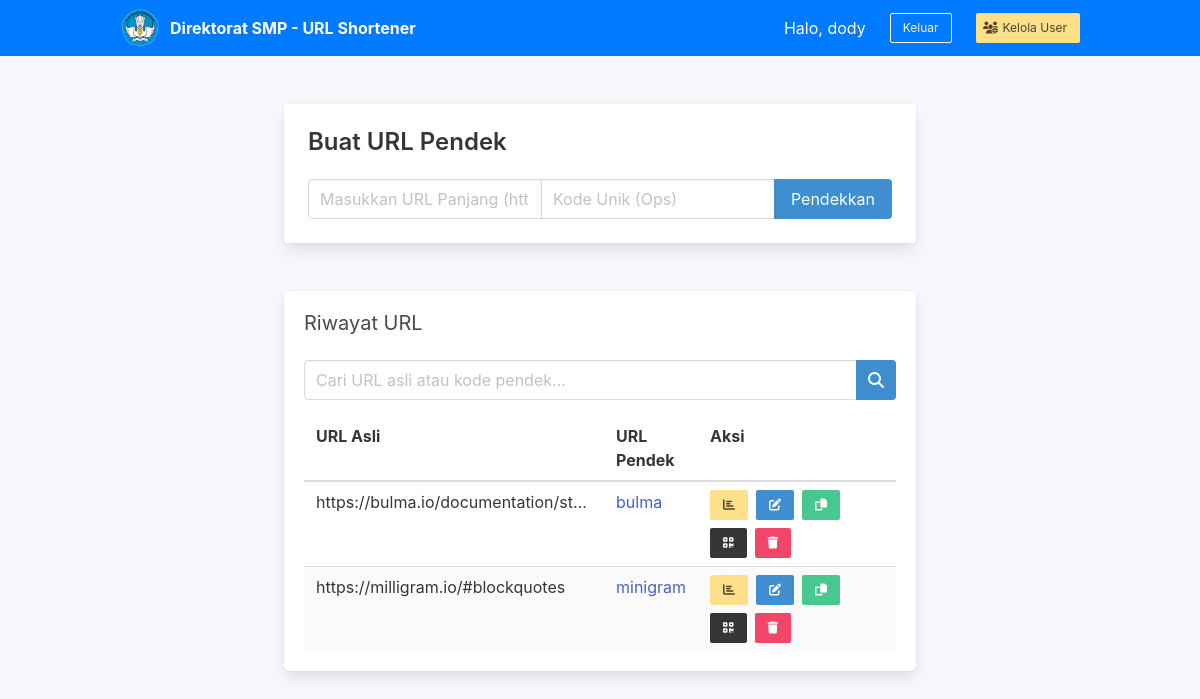
The app's page /admin (signed in), older data.
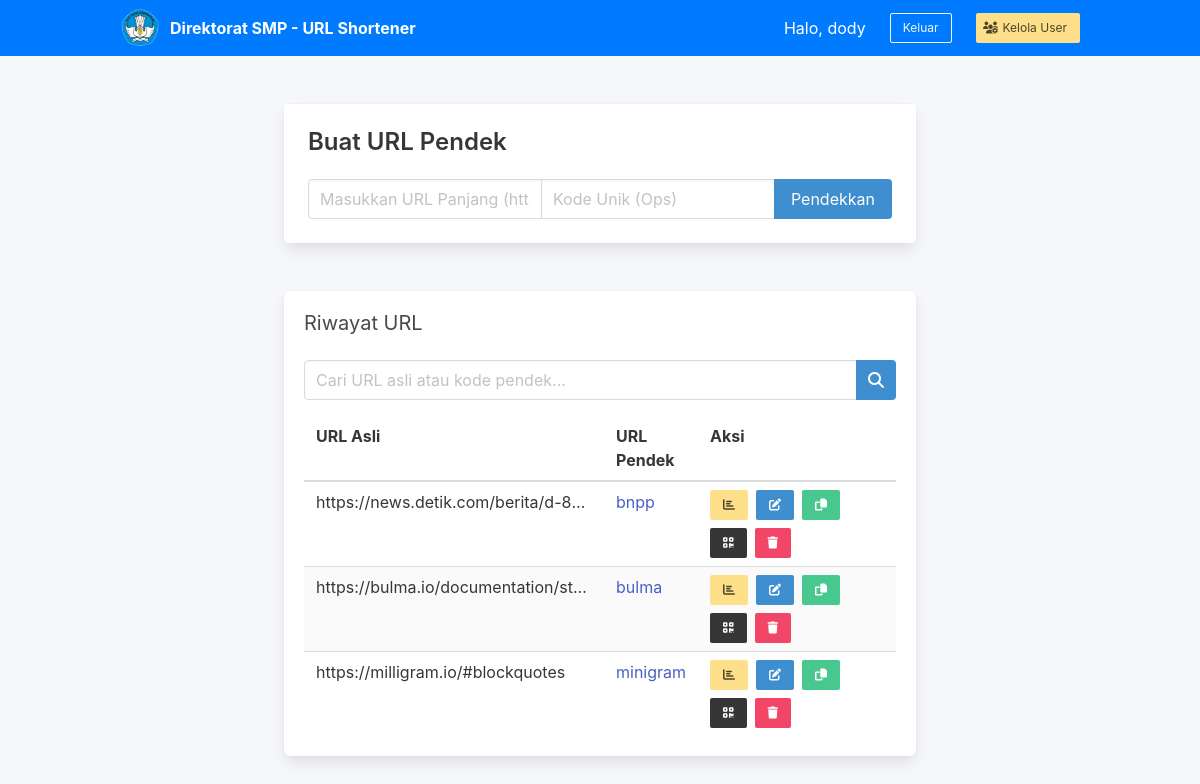
The same page, newer data.
### tables this page shows
CREATE TABLE urls (
            id INTEGER PRIMARY KEY AUTOINCREMENT,
            long_url TEXT NOT NULL,
            short_code VARCHAR(50) NOT NULL UNIQUE,
            created_at TIMESTAMP DEFAULT CURRENT_TIMESTAMP,
            user_id INTEGER DEFAULT 1
        );

### index.php (the view, shortened to what this page needs)
<?php
$dbType = 'sqlite';
$dbHost = 'localhost';
$dbName = 'url_shortener';
$dbUser = 'root';
$dbPass = '';
$dbPort = '';
$appTitle = 'Direktorat SMP - URL Shortener';
$appLogo = 'logo.png';
$appLang = 'id';
$enableIndexes = true;
$enableDailySummary = true;
function __($key) {
    global $appLang;
    static $translations = null;
    if ($translations === null) {
        $translations = getTranslations();
    }
    return $translations[$appLang][$key] ?? ($translations['en'][$key] ?? $key);
}
if ($dbType === 'mysql') {
    $port = $dbPort ?: '3306';
    $dsn = "mysql:host=$dbHost;port=$port;dbname=$dbName;charset=utf8mb4";
    $user = $dbUser;
    $pass = $dbPass;
} elseif ($dbType === 'pgsql') {
    $port = $dbPort ?: '5432';
    $dsn = "pgsql:host=$dbHost;port=$port;dbname=$dbName";
    $user = $dbUser;
    $pass = $dbPass;
} elseif ($dbType === 'sqlite') {
    $dbFile = __DIR__ . '/url_shortener.sqlite';
    $dsn = "sqlite:$dbFile";
    $user = null;
    $pass = null;
}
$options = [
    PDO::ATTR_ERRMODE => PDO::ERRMODE_EXCEPTION,
    PDO::ATTR_DEFAULT_FETCH_MODE => PDO::FETCH_ASSOC,
];
try {
    $pdo = new PDO($dsn, $user ?? null, $pass ?? null, $options);
    if ($dbType === 'mysql') {
        $pdo->exec("CREATE TABLE IF NOT EXISTS users (
            id INT AUTO_INCREMENT PRIMARY KEY,
            username VARCHAR(50) NOT NULL UNIQUE,
            password TEXT NOT NULL,
            is_admin INTEGER DEFAULT 0,
            force_change_password INTEGER DEFAULT 0
        );");
    } else {
        $pdo->exec("CREATE TABLE IF NOT EXISTS users (
            id INTEGER PRIMARY KEY AUTOINCREMENT,
            username VARCHAR(50) NOT NULL UNIQUE,
            password TEXT NOT NULL,
            is_admin INTEGER DEFAULT 0,
            force_change_password INTEGER DEFAULT 0
        );");
    }
    try {
        $pdo->exec("ALTER TABLE users ADD COLUMN force_change_password INTEGER DEFAULT 0");
    } catch (Exception $e) {}
    try {
        $pdo->exec("ALTER TABLE users ADD COLUMN is_admin INTEGER DEFAULT 0");
        $pdo->exec("UPDATE users SET is_admin = 1 WHERE username = 'admin'");
    } catch (Exception $e) {}
    if ($dbType === 'mysql') {
        $pdo->exec("CREATE TABLE IF NOT EXISTS urls (
            id INT AUTO_INCREMENT PRIMARY KEY,
            long_url TEXT NOT NULL,
            short_code VARCHAR(50) NOT NULL UNIQUE,
            created_at TIMESTAMP DEFAULT CURRENT_TIMESTAMP,
            user_id INTEGER DEFAULT 1,
            INDEX idx_user_id (user_id),
            INDEX idx_short_code (short_code)
        );");
    } else {
        $pdo->exec("CREATE TABLE IF NOT EXISTS urls (
            id INTEGER PRIMARY KEY AUTOINCREMENT,
            long_url TEXT NOT NULL,
            short_code VARCHAR(50) NOT NULL UNIQUE,
            created_at TIMESTAMP DEFAULT CURRENT_TIMESTAMP,
            user_id INTEGER DEFAULT 1
        );");
        try {
            $pdo->exec("CREATE INDEX IF NOT EXISTS idx_urls_user_id ON urls(user_id)");
            $pdo->exec("CREATE INDEX IF NOT EXISTS idx_urls_short_code ON urls(short_code)");
        } catch (Exception $e) {}
    }
    try {
        $pdo->exec("ALTER TABLE urls ADD COLUMN user_id INTEGER DEFAULT 1");
    } catch (Exception $e) {}
    if ($dbType === 'mysql') {
        $pdo->exec("CREATE TABLE IF NOT EXISTS visits (
            id INT AUTO_INCREMENT PRIMARY KEY,
            url_id INTEGER,
            ip_address VARCHAR(45),
            country VARCHAR(100),
            city VARCHAR(100),
            user_agent TEXT,
            referrer TEXT,
            created_at TIMESTAMP DEFAULT CURRENT_TIMESTAMP,
            INDEX idx_url_id (url_id),
            INDEX idx_created_at (created_at),
            INDEX idx_ip_address (ip_address),
            INDEX idx_url_date (url_id, created_at),
            FOREIGN KEY(url_id) REFERENCES urls(id) ON DELETE CASCADE
        );");
    } else {
        $pdo->exec("CREATE TABLE IF NOT EXISTS visits (
            id INTEGER PRIMARY KEY AUTOINCREMENT,
            url_id INTEGER,
            ip_address VARCHAR(45),
            country VARCHAR(100),
            city VARCHAR(100),
            user_agent TEXT,
            referrer TEXT,
            created_at TIMESTAMP DEFAULT CURRENT_TIMESTAMP,
            FOREIGN KEY(url_id) REFERENCES urls(id) ON DELETE CASCADE
        );");
        if ($enableIndexes) {
            try {
                $pdo->exec("CREATE INDEX IF NOT EXISTS idx_visits_url_id ON visits(url_id)");
                $pdo->exec("CREATE INDEX IF NOT EXISTS idx_visits_created_at ON visits(created_at)");
                $pdo->exec("CREATE INDEX IF NOT EXISTS idx_visits_ip_address ON visits(ip_address)");
                $pdo->exec("CREATE INDEX IF NOT EXISTS idx_visits_url_date ON visits(url_id, created_at)");
            } catch (Exception $e) {}
        }
    }
    if ($enableDailySummary) {
        if ($dbType === 'mysql') {
            $pdo->exec("CREATE TABLE IF NOT EXISTS daily_stats (
                id INT AUTO_INCREMENT PRIMARY KEY,
                url_id INT,
                stat_date DATE,
                total_clicks INT DEFAULT 0,
                unique_visitors INT DEFAULT 0,
                created_at TIMESTAMP DEFAULT CURRENT_TIMESTAMP,
                updated_at TIMESTAMP DEFAULT CURRENT_TIMESTAMP ON UPDATE CURRENT_TIMESTAMP,
                UNIQUE KEY unique_url_date (url_id, stat_date),
                INDEX idx_stat_date (stat_date),
                INDEX idx_url_id (url_id),
                FOREIGN KEY(url_id) REFERENCES urls(id) ON DELETE CASCADE
            );");
        } else {
            $pdo->exec("CREATE TABLE IF NOT EXISTS daily_stats (
                id INTEGER PRIMARY KEY AUTOINCREMENT,
                url_id INTEGER,
                stat_date DATE,
                total_clicks INTEGER DEFAULT 0,
                unique_visitors INTEGER DEFAULT 0,
                created_at TIMESTAMP DEFAULT CURRENT_TIMESTAMP,
                UNIQUE (url_id, stat_date),
                FOREIGN KEY(url_id) REFERENCES urls(id) ON DELETE CASCADE
            );");
            try {
                $pdo->exec("CREATE INDEX IF NOT EXISTS idx_daily_stats_date ON daily_stats(stat_date)");
                $pdo->exec("CREATE INDEX IF NOT EXISTS idx_daily_stats_url ON daily_stats(url_id)");
            } catch (Exception $e) {}
        }
    }
} catch (PDOException $e) {
    renderErrorPage("Gagal Koneksi Database", "Tidak dapat terhubung ke database. Pastikan konfigurasi benar.<br>Error: " . htmlspecialchars($e->getMessage()), true);
}
function getBaseUrl() {
    $protocol = (!empty($_SERVER['HTTPS']) && $_SERVER['HTTPS'] !== 'off' || $_SERVER['SERVER_PORT'] == 443) ? "https" : "http";
    return $protocol . "://" . $_SERVER['HTTP_HOST'];
}
$uri = parse_url($_SERVER['REQUEST_URI'], PHP_URL_PATH);
function renderHeader($title) {
    echo "<!DOCTYPE html><html><head><meta charset='utf-8'><meta name='viewport' content='width=device-width, initial-scale=1'><title>$title</title>";
    echo "<link rel='stylesheet' href='https://cdn.jsdelivr.net/npm/bulma@0.9.4/css/bulma.min.css'>";
    echo "<link rel='stylesheet' href='https://cdnjs.cloudflare.com/ajax/libs/font-awesome/6.4.0/css/all.min.css'>";
    echo "</head><body>";
}
function renderFooter() {
    echo "</body></html>";
}
if ($uri === BASE_PATH . '/admin') {
    $username = $_SESSION['username'];
    renderHeader($appTitle);
    echo "<nav class='navbar is-info' role='navigation' aria-label='main navigation' style='background-color: #007bff;'>";
    echo "<div class='container'>";
    echo "<div class='navbar-brand'>";
    echo "<a class='navbar-item' href='#'>";
    if (file_exists(__DIR__ . '/' . $appLogo)) {
        echo "<img src='$appLogo' alt='Logo' style='max-height: 40px; margin-right: 10px;'>";
    }
    echo "<b>$appTitle</b>";
    echo "</a>";
    echo "</div>";
    echo "<div id='navbarBasic' class='navbar-menu'>";
    echo "<div class='navbar-end'>";
    echo "<div class='navbar-item'>" . __('hello') . ", $username</div>";
    echo "<div class='navbar-item'>";
    echo "<div class='buttons'>";
    echo "<a class='button is-light is-small is-outlined' href='" . BASE_PATH . "/logout'>" . __('logout') . "</a>";
    echo "</div>";
    echo "</div>";
    if (!empty($_SESSION['is_admin'])) {
        echo "<div class='navbar-item'>";
        echo "<a class='button is-warning is-small' href='" . BASE_PATH . "/users'>";
        echo "<span class='icon is-small'><i class='fas fa-users-cog'></i></span>";
        echo "<span>" . __('manage_users') . "</span>";
        echo "</a>";
        echo "</div>";
        echo "</div>";
    }
    echo "</div>";
    echo "</div>";
    echo "</nav>";
    echo "<section class='section'>";
    echo "<div class='container'>";
    echo "<div class='columns'>";
    echo "<div class='column is-8 is-offset-2'>";
    echo "<div class='card mb-6'>";
    echo "<div class='card-content'>";
    echo "<p class='title is-4'>" . __('create_url') . "</p>";
    echo "<form method='post'>";
    echo "<div class='field has-addons'>";
    echo "<div class='control is-expanded'><input class='input' type='text' name='long_url' placeholder='" . __('long_url_ph') . "' required></div>";
    echo "<div class='control'><input class='input' type='text' name='short_code' placeholder='" . __('short_code_ph') . "'></div>";
    echo "<div class='control'><button class='button is-info' type='submit'>" . __('shorten_btn') . "</button></div>";
    echo "</div>";
    echo "</form>";
    echo "</div>";
    echo "</div>";
    $page = isset($_GET['page']) ? (int)$_GET['page'] : 1;
    $limit = 5;
    $offset = ($page - 1) * $limit;
    $search = $_GET['q'] ?? '';
    $sql = "SELECT * FROM urls WHERE user_id = ?";
    $params = [$_SESSION['user_id']];
    $sql .= " ORDER BY created_at DESC LIMIT $limit OFFSET $offset";
    $stmt = $pdo->prepare($sql);
    $stmt->execute($params);
    $urls = $stmt->fetchAll();
    echo "<div class='box'>";
    echo "<h2 class='subtitle'>" . __('history') . "</h2>";
    echo "<form method='get' class='mb-4'>";
    echo "<div class='field has-addons'>";
    echo "<div class='control is-expanded'>";
    echo "<input class='input' type='text' name='q' placeholder='" . __('search_ph') . "' value='" . htmlspecialchars($search) . "'>";
    echo "</div>";
    echo "<div class='control'>";
    echo "<button class='button is-info' type='submit'><span class='icon'><i class='fas fa-search'></i></span></button>";
    echo "</div>";
    echo "</div>";
    echo "</form>";
    echo "<div class='table-container'>";
    echo "<table class='table is-striped is-hoverable is-fullwidth is-responsive-cards'>";
    echo "<thead><tr><th>" . __('original_url') . "</th><th>" . __('short_url') . "</th><th width='200'>" . __('actions') . "</th></tr></thead>";
    echo "<tbody>";
    foreach ($urls as $u) {
        $shortLink = getBaseUrl() . BASE_PATH . "/" . $u['short_code'];
        $longUrlDisplay = htmlspecialchars($u['long_url']);
        echo "<tr>";
        echo "<td data-label='URL Asli' style='max-width: 300px; overflow: hidden; text-overflow: ellipsis; white-space: nowrap;' title='$longUrlDisplay'>$longUrlDisplay</td>";
        echo "<td data-label='URL Pendek'><a href='$shortLink' target='_blank'>{$u['short_code']}</a></td>";
        echo "<td data-label='Aksi'>";
        echo "<div class='buttons are-small'>";
        echo "<a class='button is-warning' href='" . BASE_PATH . "/stats?id={$u['id']}' title='" . __('stats') . "'><i class='fas fa-chart-bar'></i></a>";
        echo "<button class='button is-info' onclick='openEditModal(\"{$u['id']}\", \"" . htmlspecialchars($u['long_url'], ENT_QUOTES) . "\", \"{$u['short_code']}\")' title='" . __('edit') . "'><i class='fas fa-edit'></i></button>";
        echo "<button class='button is-success' onclick='copyToClipboard(\"$shortLink\")' title='" . __('copy') . "'><i class='fas fa-copy'></i></button>";
        echo "<button class='button is-dark' onclick='openQRModal(\"$shortLink\")' title='" . __('qr_code') . "'><i class='fas fa-qrcode'></i></button>";
        echo "<form method='post' action='" . BASE_PATH . "/delete' style='display:inline;' onsubmit='return confirm(\"" . __('confirm_delete') . "\")'>";
        echo "<button class='button is-danger' type='submit' title='" . __('delete') . "'><i class='fas fa-trash'></i></button>";
        echo "</form>";
        echo "</div>";
        echo "</td>";
        echo "</tr>";
    }
    echo "</tbody>";
    echo "</table>";
    echo "</div>";
    echo "</div>";
    echo "</div>";
    echo "</div>";
    echo "</div>";
    echo "</section>";
    renderFooter();
    exit;
}
exit;

### index.php (style rules this page uses)
:root { --primary-blue: #007bff; --primary-yellow: #ffc107; }
body { background-color: #f5f7fa; min-height: 100vh; }
.navbar.is-info { background-color: var(--primary-blue); }
.title { color: #363636; }

Row changes from the older to the newer data that the page shows:
added urls: long_url "https://news.detik.com/berita/d-8…", short_code "bnpp"
